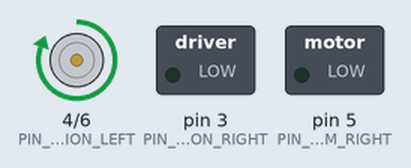
Recording of a sketch running on a simulated Arduino Uno, built with avr-gcc and run on an emulated ATmega328P. Parts: direction and speed pins drawn as motors (green arrow = direction pin HIGH = forward, orange = LOW = backward, longer = more drive), switched loads named in the sketch (green lamp = pin HIGH).

Above: at 1.0 s.
At 2.2 s:
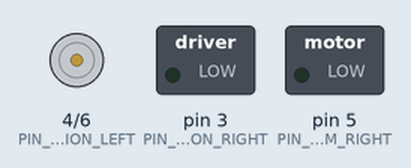
At 3.5 s:
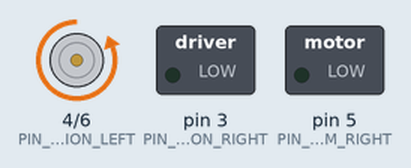
Timing chart, 0 to 6.5 s (numbered marks = the images above):
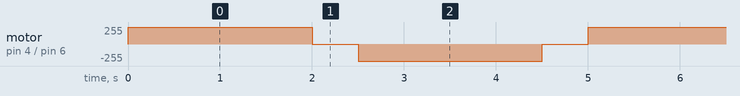

The sketch:

left_motors_rotate.ino
```cpp
#define PIN_DIRECTION_RIGHT 3
#define PIN_DIRECTION_LEFT  4
#define PIN_MOTOR_PWM_RIGHT 5
#define PIN_MOTOR_PWM_LEFT  6

void setup() {
  // Setting pins as outputs
  pinMode(PIN_DIRECTION_LEFT, OUTPUT);
  pinMode(PIN_MOTOR_PWM_LEFT, OUTPUT);
  pinMode(PIN_DIRECTION_RIGHT, OUTPUT);
  pinMode(PIN_MOTOR_PWM_RIGHT, OUTPUT);
}

void loop() {
  // Start left motors forward
  rotateMotor(PIN_DIRECTION_LEFT, PIN_MOTOR_PWM_LEFT, HIGH, 255);
  delay(2000);
  stopMotor(PIN_MOTOR_PWM_LEFT);
  delay(500);

  // Start left motors backward
  rotateMotor(PIN_DIRECTION_LEFT, PIN_MOTOR_PWM_LEFT, LOW, 255);
  delay(2000);
  stopMotor(PIN_MOTOR_PWM_LEFT);
  delay(500);
}

// Function to rotate the motor
void rotateMotor(int pinDirection, int pinPWM, int direction, int speed) {
  digitalWrite(pinDirection, direction);
  analogWrite(pinPWM, speed);
}

// Function to stop the motor
void stopMotor(int pinPWM) {
  analogWrite(pinPWM, 0);
}
```

Measured:
- by itself, motor on pin 4 (PIN_DIRECTION_LEFT) / pin 6 (PIN_MOTOR_PWM_LEFT): repeats every 5.0 s: stopped 0.50 s, backward 255/255 2.0 s, stopped 0.50 s, forward 255/255 2.0 s
